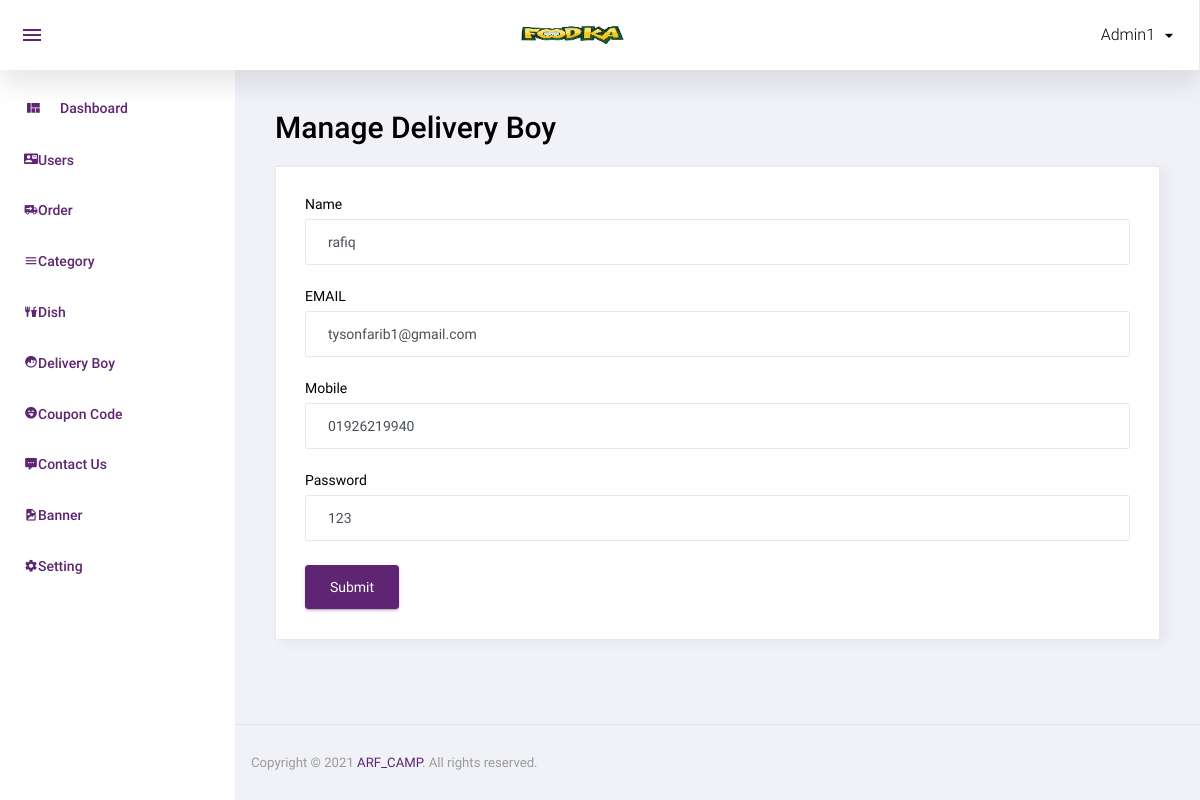
The page /admin/manage_delivery_boy.php?id=3 (signed in) on the database its author committed.
### tables this page shows
CREATE TABLE `delivery_boy` (
  `id` int(11) NOT NULL,
  `name` varchar(50) NOT NULL,
  `mobile` varchar(50) NOT NULL,
  `password` varchar(50) NOT NULL,
  `status` int(11) NOT NULL,
  `added_on` datetime NOT NULL,
  `email` varchar(50) NOT NULL
);

### function.inc.php (called while the page is built, shortened)
<?php
function get_safe_value($str){
	global $con;
	$str=mysqli_real_escape_string($con,$str);
	return $str;
}
	?>

### admin/manage_delivery_boy.php (the view, shortened to what this page needs)
<?php
include('top.php');
$name="";
$email="";
$mobile="";
$password="";
if(isset($_GET['id']) && $_GET['id']>0){
	$id=get_safe_value($_GET['id']);
	$row=mysqli_fetch_assoc(mysqli_query($con,"select * from delivery_boy where id='$id'"));
	$name=$row['name'];
	$email=$row['email'];
	$password=$row['password'];
	$mobile=$row['mobile'];
}
?>
<div class="row">
			<h1 class="grid_title ml10 ml15">Manage Delivery Boy</h1>
            <div class="col-12 grid-margin stretch-card">
              <div class="card">
                <div class="card-body">
                  <form class="forms-sample" method="post">
                    <div class="form-group">
                      <label for="exampleInputName1">Name</label>
                      <input type="text" class="form-control" placeholder="name" name="name" required value="<?php echo $name?>">
                    </div>
                    <div class="form-group">
                      <label for="exampleInputName1">EMAIL</label>
                      <input type="email" class="form-control" placeholder="email" name="email" required value="<?php echo $email?>">
                    </div>
					<div class="form-group">
                      <label for="exampleInputName1">Mobile</label>
                      <input type="text" class="form-control" placeholder="mobile" name="mobile" required value="<?php echo $mobile?>">
					</div>
                    <div class="form-group">
                      <label for="exampleInputEmail3" required>Password</label>
                      <input type="textbox" class="form-control" placeholder="Password" name="password"  value="<?php echo $password?>">
                    </div>
                    <button type="submit" class="btn btn-primary mr-2" name="submit">Submit</button>
                  </form>
                </div>
              </div>
            </div>
		 </div>
<?php include('footer.php');?>

### rows shown on the page
delivery_boy: name "rafiq", email "tysonfarib1@gmail.com", mobile "01926219940", password "123"

### other values the page prints
$_SESSION['ADMIN_USER'] "Admin1"
